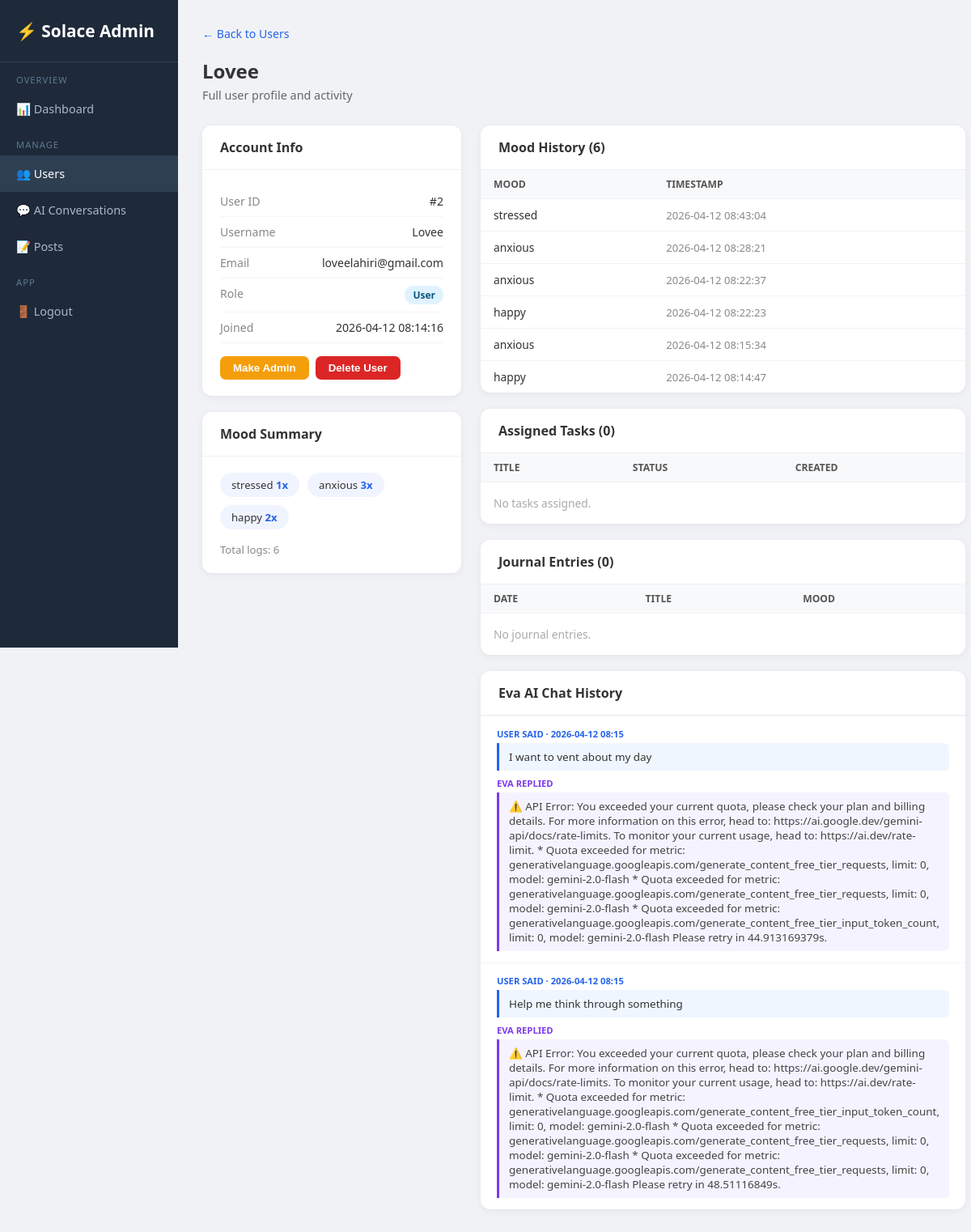
Page /admin/users/2 (signed in) on the earlier database version.
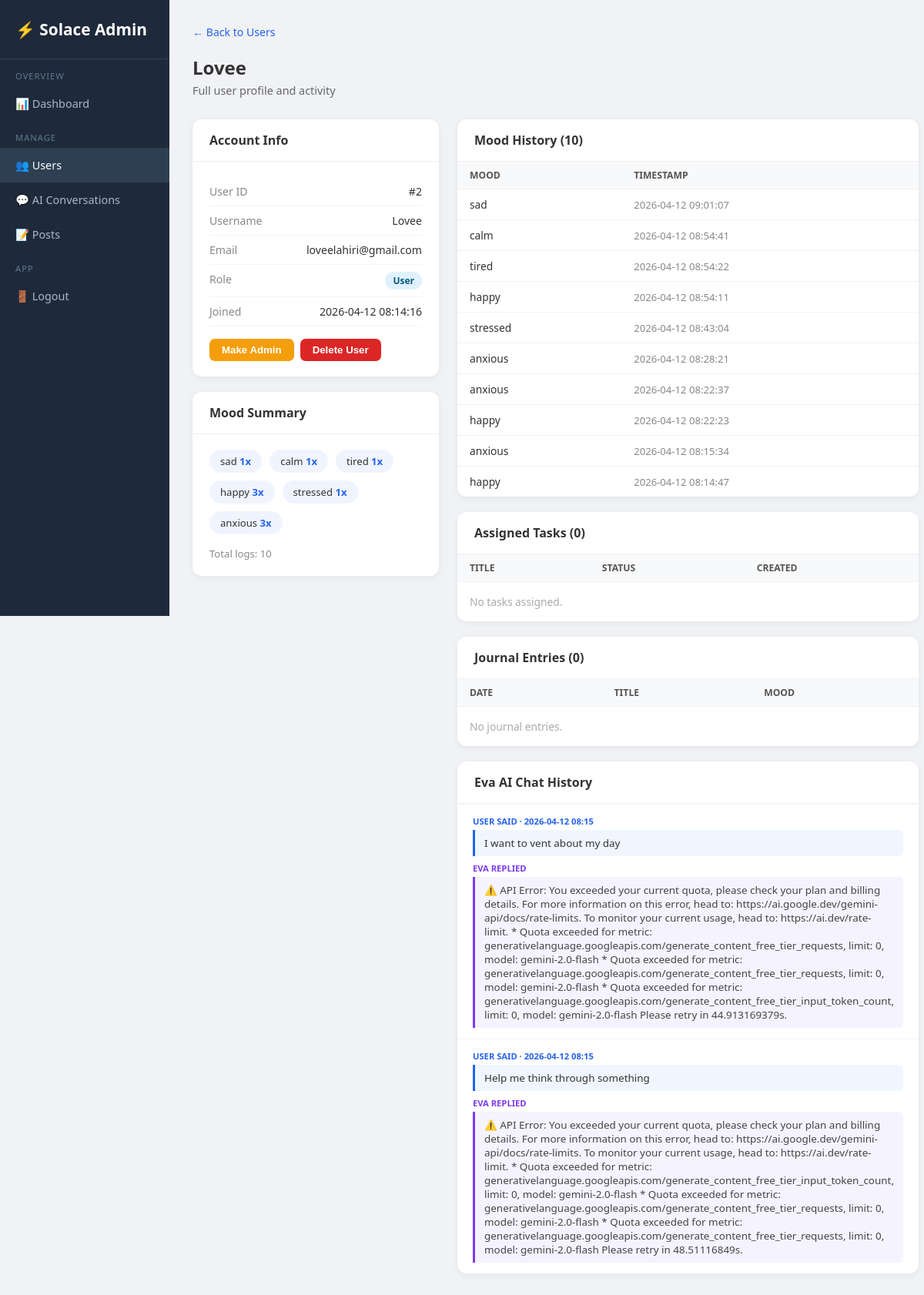
Same page on the later database version.
### tables this page shows
CREATE TABLE mood_logs (
                id        INTEGER PRIMARY KEY AUTOINCREMENT,
                user_id   INTEGER NOT NULL REFERENCES users(id),
                mood      TEXT NOT NULL,
                timestamp DATETIME DEFAULT CURRENT_TIMESTAMP
            );

CREATE TABLE chat_history (
                id           INTEGER PRIMARY KEY AUTOINCREMENT,
                session_id   TEXT,
                user_id      INTEGER REFERENCES users(id),
                user_message TEXT,
                ai_response  TEXT,
                timestamp    DATETIME DEFAULT CURRENT_TIMESTAMP
            );

### app.py (the view)
@app.route("/admin/users/<int:uid>")
@admin_required
def admin_user_detail(uid: int) -> Any:
    with get_db() as conn:
        user = conn.execute("SELECT * FROM users WHERE id=?", (uid,)).fetchone()
        if not user:
            flash("User not found.")
            return redirect(url_for("admin_users"))
        moods    = conn.execute("SELECT mood, timestamp FROM mood_logs WHERE user_id=? ORDER BY timestamp DESC", (uid,)).fetchall()
        journals = conn.execute("SELECT date, title, mood FROM journals WHERE user_id=? ORDER BY date DESC", (uid,)).fetchall()
        tasks    = conn.execute("SELECT title, status, task_date FROM tasks WHERE user_id=? ORDER BY created_at DESC", (uid,)).fetchall()
        ai_chats = conn.execute("SELECT user_message, ai_response, timestamp FROM chat_history WHERE user_id=? ORDER BY timestamp DESC LIMIT 20", (uid,)).fetchall()
    mood_counts: dict[str, int] = {}
    for r in moods:
        mood_counts[r["mood"]] = mood_counts.get(r["mood"], 0) + 1
    return render_template("admin/user_detail.html",
                           user=user, moods=moods, mood_counts=mood_counts,
                           journals=journals, tasks=tasks, ai_chats=ai_chats)

### app.py (called while the page is built)
def get_db() -> sqlite3.Connection:
    conn = sqlite3.connect("database.db")
    conn.row_factory = sqlite3.Row
    return conn

def admin_required(f: Any) -> Any:
    @wraps(f)
    def dec(*args: Any, **kwargs: Any) -> Any:
        if "user_id" not in session or not session.get("is_admin"):
            flash("Admin access required.")
            return redirect(url_for("login_page"))
        return f(*args, **kwargs)
    return dec

### templates/admin/user_detail.html (shortened to what the changed rows need)
<!DOCTYPE html>
<html lang="en">
<head>
</head>
<body>
<div class="main">
  <div class="grid">
    <div>
      <div class="card">
        <div class="card-body">
          {% if mood_counts %}
            <div class="mood-bar">
              {% for mood, count in mood_counts.items() %}
              <div class="mood-chip">{{ mood }} <span>{{ count }}x</span></div>
              {% endfor %}
            </div>
            <div style="font-size:0.82rem;color:#888">Total logs: {{ moods|length }}</div>
          {% else %}
            <div style="color:#aaa;font-size:0.88rem">No mood data yet.</div>
          {% endif %}
        </div>
      </div>
    </div>
    <div>
      <div class="card" style="margin-bottom:20px">
        <div class="card-header">Mood History ({{ moods|length }})</div>
        <table>
          <thead><tr><th>Mood</th><th>Timestamp</th></tr></thead>
          <tbody>
            {% for m in moods %}
            <tr>
              <td>{{ m.mood }}</td>
              <td style="color:#888;font-size:0.82rem">{{ m.timestamp }}</td>
            </tr>
            {% else %}
            <tr><td colspan="2" style="color:#aaa;padding:16px">No mood logs.</td></tr>
            {% endfor %}
          </tbody>
        </table>
      </div>
      <div class="card">
        <table>
          <thead><tr><th>Title</th><th>Status</th><th>Created</th></tr></thead>
        </table>
      </div>
      <div class="card" style="margin-bottom:20px;margin-top:20px">
        <table>
          <thead><tr><th>Date</th><th>Title</th><th>Mood</th></tr></thead>
        </table>
      </div>
      <div class="card">
        {% if ai_chats %}
          {% for c in ai_chats %}
          <div style="padding:14px 20px;border-top:1px solid #f5f5f5">
            <div style="font-size:0.7rem;font-weight:700;color:#2563eb;text-transform:uppercase;margin-bottom:4px">User said · {{ (c.timestamp or '')[:16] }}</div>
            <div style="background:#EFF6FF;border-left:3px solid #2563eb;padding:8px 12px;border-radius:0 6px 6px 0;font-size:0.84rem;margin-bottom:8px">{{ c.user_message }}</div>
            <div style="font-size:0.7rem;font-weight:700;color:#7c3aed;text-transform:uppercase;margin-bottom:4px">Eva replied</div>
            <div style="background:#F5F3FF;border-left:3px solid #7c3aed;padding:8px 12px;border-radius:0 6px 6px 0;font-size:0.84rem;color:#444">{{ c.ai_response }}</div>
          </div>
          {% endfor %}
        {% else %}
          <div style="padding:20px;color:#aaa;font-size:0.88rem">No AI conversations yet.</div>
        {% endif %}
      </div>
    </div>
  </div>
</div>
</body>
</html>

Differences in the rows shown:
no longer on one of the page's lists (row unchanged): mood_logs: mood "happy", user "2"
added mood_logs: mood "sad", count "1", timestamp "2026-04-12 09:01:07"
added mood_logs: mood "calm", count "1", timestamp "2026-04-12 08:54:41"
added mood_logs: mood "tired", count "1", timestamp "2026-04-12 08:54:22"
added mood_logs: mood "happy", count "3", timestamp "2026-04-12 08:54:11"
Other differences:
{{ moods|length }}: "6" → "10"
